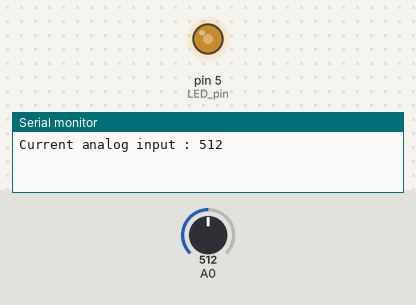
This sketch was run on a simulated Arduino Uno, built with avr-gcc and run on an emulated ATmega328P. Parts: output pins drawn as LEDs (lit = HIGH), the last lines printed to the serial monitor. The inputs (shaded band) are chosen by the test bench; at power-on: A0 = 512.

Above: at 1.2 s.
1.3 s: A0 set to 716
At 2.2 s:
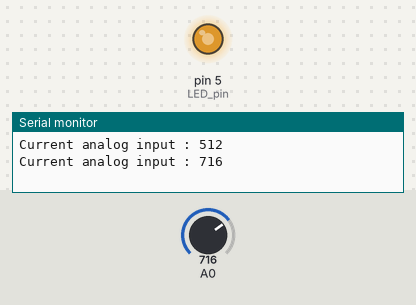
2.8 s: A0 set to 900
At 3.3 s:
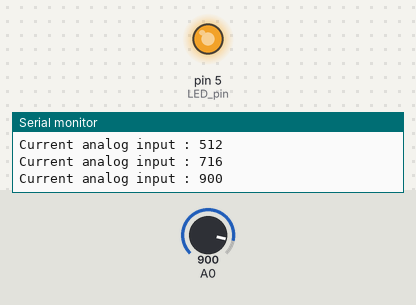
4.3 s: A0 set to 122
At 5.5 s:
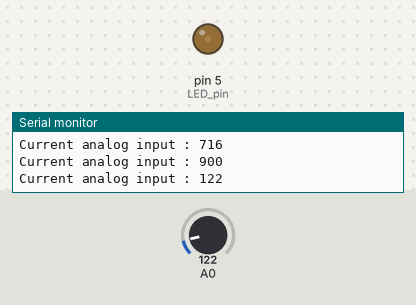
5.8 s: A0 set to 0
At 6.8 s:
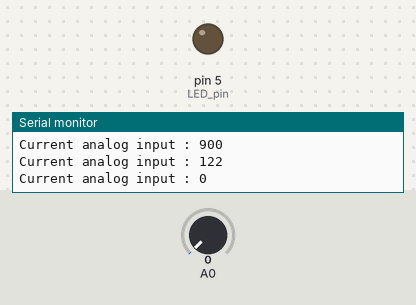
Timing chart, 0 to 8.3 s (numbered marks = the images above; inputs shaded):
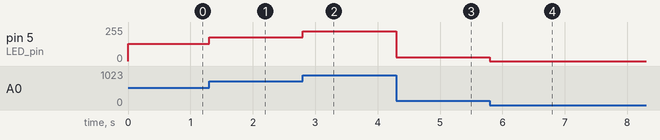

Measured:
- after the input at 1.3 s, pin 5 (LED_pin): 128/255 → 179/255 at once
- after the input at 2.8 s, pin 5 (LED_pin): 179/255 → 225/255 at once
- after the input at 4.3 s, pin 5 (LED_pin): 225/255 → 30/255 at once
- after the input at 5.8 s, pin 5 (LED_pin): 30/255 → 0/255 at once

The sketch:

PotentioLED.ino
```cpp
int readPrevious = 0;
int readCurrent = 0;

int LED_pin = 5; // LED 연결 핀


void setup() {
    pinMode(LED_pin, OUTPUT); // 출력 모드 설정
  	Serial.begin(9600); // 직렬 포트 초기화
}
void loop() {
   String echoStr;
   readCurrent = analogRead(A0); // ADC를 통한 아날로그 값 입력
   if(readCurrent != readPrevious){ // 이전 값과 달라진 경우만 출력
  	 readPrevious = readCurrent; // 이전값 갱신
 	  echoStr = "Current analog input : " + String(readCurrent);
 	  Serial.println(echoStr); // 시리얼 모니터로 현재 볼륨값 출력
   }
	analogWrite(LED_pin, readCurrent/4); // 0(꺼짐)에서 255(켜짐)로 서서히 변화

}
```
